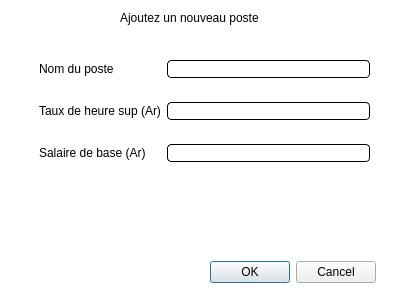
<?xml version="1.0" encoding="UTF-8"?>
<ui version="4.0">
 <class>addPostDialog</class>
 <widget class="QDialog" name="addPostDialog">
  <property name="geometry">
   <rect>
    <x>0</x>
    <y>0</y>
    <width>400</width>
    <height>300</height>
   </rect>
  </property>
  <property name="windowTitle">
   <string>Ajoutez un employé</string>
  </property>
  <property name="styleSheet">
   <string notr="true">QDialog{
	background-color: white;
}

QLineEdit{
	background: white;
	border: 1px solid;
	border-radius: 4px;
}</string>
  </property>
  <widget class="QLabel" name="label">
   <property name="geometry">
    <rect>
     <x>120</x>
     <y>10</y>
     <width>151</width>
     <height>16</height>
    </rect>
   </property>
   <property name="text">
    <string>Ajoutez un nouveau poste</string>
   </property>
  </widget>
  <widget class="QDialogButtonBox" name="buttonBox">
   <property name="geometry">
    <rect>
     <x>210</x>
     <y>260</y>
     <width>166</width>
     <height>24</height>
    </rect>
   </property>
   <property name="standardButtons">
    <set>QDialogButtonBox::StandardButton::Cancel|QDialogButtonBox::StandardButton::Ok</set>
   </property>
  </widget>
  <widget class="QWidget" name="formLayoutWidget">
   <property name="geometry">
    <rect>
     <x>39</x>
     <y>50</y>
     <width>331</width>
     <height>191</height>
    </rect>
   </property>
   <layout class="QFormLayout" name="formLayout">
    <property name="verticalSpacing">
     <number>24</number>
    </property>
    <property name="leftMargin">
     <number>0</number>
    </property>
    <property name="topMargin">
     <number>10</number>
    </property>
    <item row="0" column="0">
     <widget class="QLabel" name="nomDuPosteLabel">
      <property name="text">
       <string>Nom du poste</string>
      </property>
     </widget>
    </item>
    <item row="0" column="1">
     <widget class="QLineEdit" name="nomDuPosteLineEdit"/>
    </item>
    <item row="1" column="0">
     <widget class="QLabel" name="heureSupLabel">
      <property name="text">
       <string>Taux de heure sup (Ar)</string>
      </property>
     </widget>
    </item>
    <item row="1" column="1">
     <widget class="QLineEdit" name="tauxDeHeureSupLineEdit"/>
    </item>
    <item row="2" column="0">
     <widget class="QLabel" name="salaireLabel">
      <property name="text">
       <string>Salaire de base (Ar)</string>
      </property>
     </widget>
    </item>
    <item row="2" column="1">
     <widget class="QLineEdit" name="salaireDeBaseLineEdit"/>
    </item>
   </layout>
  </widget>
 </widget>
 <resources/>
 <connections/>
</ui>
